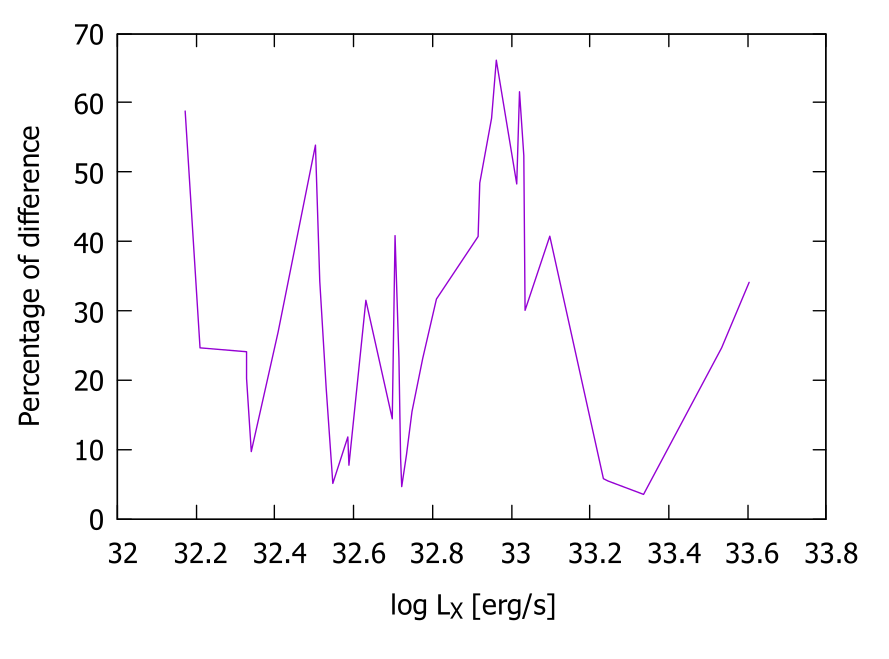

Write gnuplot code to recreate this figure.
#    
#    	G N U P L O T
#    	Version 6.0 patchlevel 2    last modified 2024-12-19 
#    
#    	Copyright (C) 1986-1993, 1998, 2004, 2007-2024
#    	Thomas Williams, Colin Kelley and many others
#    
#    	gnuplot home:     http://www.gnuplot.info
#    	faq, bugs, etc:   type "help FAQ"
#    	immediate help:   type "help"  (plot window: hit 'h')
# set terminal qt 0 font "Sans,10"
# set output
unset clip points
set clip one
unset clip two
unset clip radial
set errorbars front 1.000000 
set border 31 front lt black linewidth 1.000 dashtype solid
set cornerpoles
set zdata 
set ydata 
set xdata 
set y2data 
set x2data 
set boxwidth
set boxdepth 0
set style fill  empty border
set style rectangle back fc  bgnd fillstyle   solid 1.00 border lt -1
set style circle radius graph 0.02 
set style ellipse size graph 0.05, 0.03 angle 0 units xy
set dummy x, y
set format x "% h" 
set format y "% h" 
set format x2 "% h" 
set format y2 "% h" 
set format z "% h" 
set format cb "% h" 
set format r "% h" 
set ttics format "% h"
set timefmt "%d/%m/%y,%H:%M"
set angles radians
set tics back
unset grid
unset raxis
set theta counterclockwise right
set style parallel front  lt black linewidth 2.000 dashtype solid
set key notitle
set key fixed right top vertical Right noreverse enhanced autotitle nobox
set key noinvert samplen 4 spacing 1 width 0 height 0
set key maxcolumns 0 maxrows 0
set key noopaque
unset key
unset label
unset arrow
unset style line
unset style arrow
set style histogram clustered gap 2 title textcolor lt -1
unset object
unset walls
set style textbox  transparent margins  1.0,  1.0 border  lt -1 linewidth  1.0
set offsets 0, 0, 0, 0
set pointsize 1
set pointintervalbox 1
set encoding cp1251
unset parametric
unset polar
unset spiderplot
unset decimalsign
unset micro
unset minussign
set view 60, 30, 1, 1
set view azimuth 0
set rgbmax 255
set samples 100, 100
set isosamples 10, 10
set surface implicit
set surface
set mapping cartesian
set datafile separator whitespace
set datafile nocolumnheaders
unset hidden3d

unset contour
set cntrlabel  format '%8.3g' font '' start 5 interval 20
set cntrparam order 4
set cntrparam linear
set cntrparam levels 5
set cntrparam levels auto
set cntrparam firstlinetype 0 unsorted
set cntrparam points 5
set size ratio 0 1,1
set origin 0,0
set contourfill auto 5
set contourfill palette
set style data points
set style function lines
unset xzeroaxis
unset yzeroaxis
unset zzeroaxis
unset x2zeroaxis
unset y2zeroaxis
set xyplane relative 0.5
set tics scale  1, 0.5, 1, 1, 1
set mxtics default
set mytics default
set mztics default
set mx2tics default
set my2tics default
set mcbtics default
set mrtics default
set nomttics
set xtics border in scale 1,0.5 mirror norotate  autojustify
set xtics  norangelimit autofreq 
set ytics border in scale 1,0.5 mirror norotate  autojustify
set ytics  norangelimit autofreq 
set ztics border in scale 1,0.5 nomirror norotate  autojustify
set ztics  norangelimit autofreq 
unset x2tics
unset y2tics
set cbtics border in scale 1,0.5 mirror norotate  autojustify
set cbtics  norangelimit autofreq 
set rtics axis in scale 1,0.5 nomirror norotate  autojustify
set rtics  norangelimit autofreq 
unset ttics
set title "" 
set title  font "" textcolor lt -1 norotate
set timestamp bottom 
set timestamp "" 
set timestamp  font "" textcolor lt -1 norotate
set trange [ * : * ] noreverse nowriteback
set urange [ * : * ] noreverse nowriteback
set vrange [ * : * ] noreverse nowriteback
set xlabel "log L_X [erg/s]" 
set xlabel  font "" textcolor lt -1 norotate
set x2label "" 
set x2label  font "" textcolor lt -1 norotate
set xrange [ * : * ] noreverse writeback
set x2range [ * : * ] noreverse writeback
set ylabel "Percentage of difference" 
set ylabel  font "" textcolor lt -1 rotate
set y2label "" 
set y2label  font "" textcolor lt -1 rotate
set yrange [ * : * ] noreverse writeback
set y2range [ * : * ] noreverse writeback
set zlabel "" 
set zlabel  font "" textcolor lt -1 norotate
set zrange [ * : * ] noreverse writeback
set cblabel "" 
set cblabel  font "" textcolor lt -1 rotate
set cbrange [ * : * ] noreverse writeback
set rlabel "" 
set rlabel  font "" textcolor lt -1 norotate
set rrange [ * : * ] noreverse writeback
unset logscale
unset jitter
set zero 1e-08
set lmargin  -1
set bmargin  -1
set rmargin  -1
set tmargin  -1
set locale "Bulgarian_Bulgaria.1251"
set pm3d explicit at s
set pm3d scansautomatic
set pm3d interpolate 1,1 flush begin noftriangles noborder corners2color mean
set pm3d clip z 
set pm3d nolighting
set palette positive nops_allcF maxcolors 0 gamma 1.5 color model RGB 
set palette rgbformulae 7, 5, 15
set colorbox default
set colorbox vertical origin screen 0.9, 0.2 size screen 0.05, 0.6 front  noinvert bdefault
set style boxplot candles range  1.50 outliers pt 7 separation 1 labels auto unsorted
set chi_shapes fraction 0.60
set loadpath 
set fontpath
set psdir
set fit brief errorvariables nocovariancevariables errorscaling prescale nowrap v5
GNUTERM = "qt"
I = {0.0, 1.0}
VoxelDistance = 0.0
GridDistance = 0.0
## Last datafile plotted: "Petko.txt"
## Last plot command
plot "H3.txt" u 1:(100*(1-$2)) w l
#    EOF
